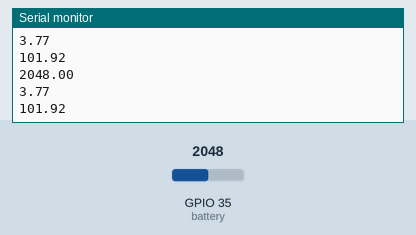
Recording of a sketch running on a simulated ESP32. Shown: the last lines printed to the serial monitor. The test bench sets the inputs (shaded band); at power-on: GPIO 35 (battery) = 2048.

Above: at 2.8 s.
2.9 s: GPIO 35 (battery) set to 2866
At 4.9 s:
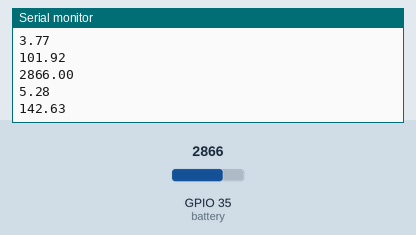
5.6 s: GPIO 35 (battery) set to 3603
At 6.5 s:
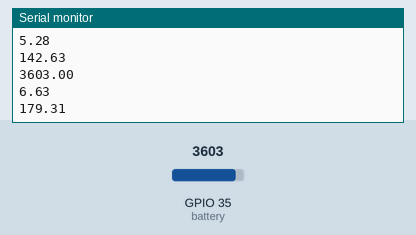
Timing chart, 0 to 8.6 s (numbered marks = the images above; inputs shaded):
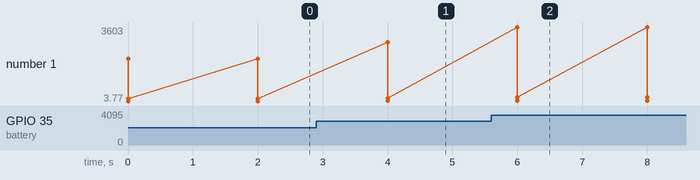

Measured:
- after the input at 2.9 s, the serial monitor: prints a new line after 1.1 s (image 1)
- after the input at 5.6 s, the serial monitor: prints a new line after 0.40 s (image 2)
- plotted number 1: 101.92 → 142.63 after the input at 2.9 s, 142.63 → 179.31 after the input at 5.6 s

The sketch:

batteryDisplay.ino
```cpp
byte battery = 35;  // Huzzah32 Battery Voltage is on Pin 35


void setup() {
  // put your setup code here, to run once:
  Serial.begin(115200);

}

void loop() {
  // put your main code here, to run repeatedly:
  float batteryvalue=analogRead(battery);
  Serial.println(batteryvalue);
  float batteryOutput=batteryvalue*1.1425*3.3/4095*2;
  Serial.println(batteryOutput);
  float batterypercent=batteryOutput/3.7*100;
  Serial.println(batterypercent);

  delay(2000);
}
```
